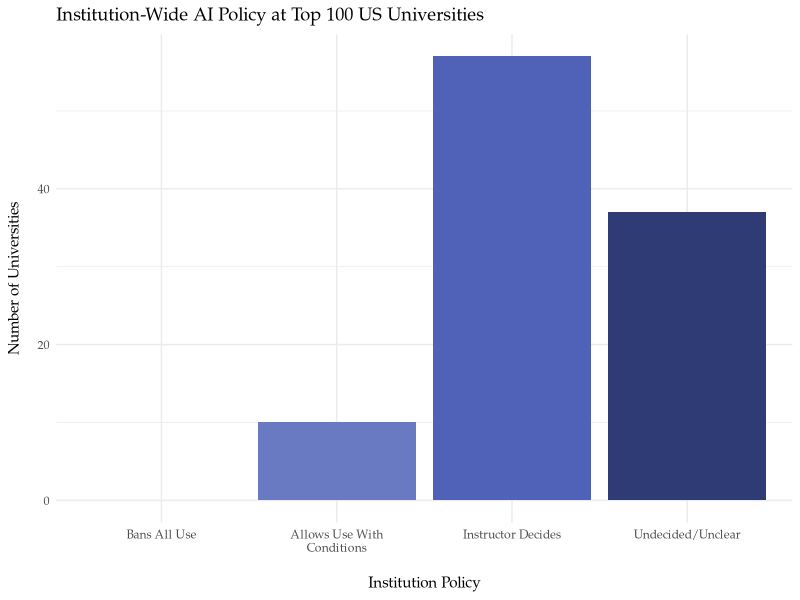
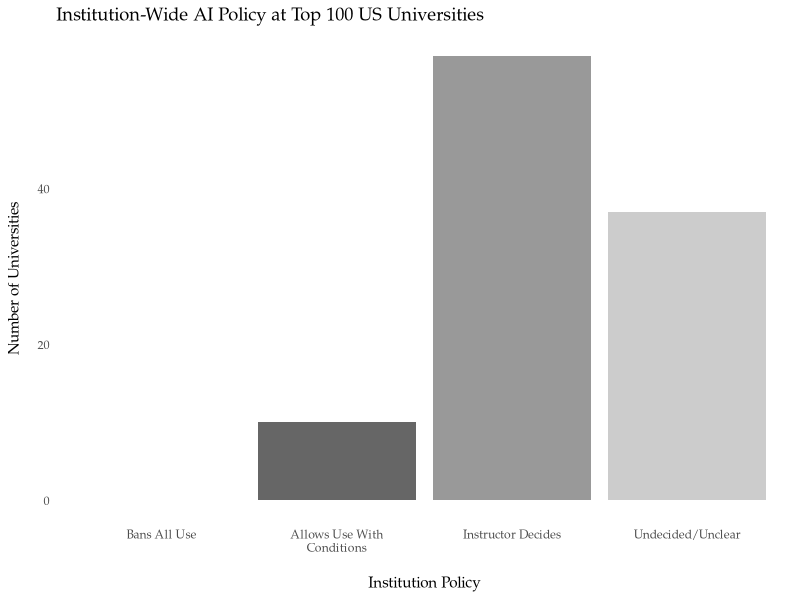

Reproduce these figures in R, in order.
## ---- chunk 1
library(tidyverse)
library(stringr)
## ---- chunk 2
# change the colors for TSL style

cols <- c("Bans All Use" = "#ABB4DE", "Allows Use With Conditions"= "#697AC3", "Instructor Decides"= "#4F62B8", "Undecided/Unclear"= "#2F3B75")

b_w <- c("Bans All Use" = "#666666", "Allows Use With Conditions"= "#666666", "Instructor Decides"= "#999999", "Undecided/Unclear"= "#CCCCCC")

policy <- data.frame(Policy = c("Bans All Use", "Instructor Decides", "Allows Use With Conditions", "Undecided/Unclear"),
           Count = c(0, 57, 10, 37),
           order = c(1, 3, 2, 4))
## ---- chunk 3
# ONLINE VERSION IN COLOR

# the geom_text adds the count value on top of each column
# n = 104 cause there are ties in the US News Ranking...
# Can change the figure size - this is just for the render for a higher quality image


policy %>%
  ggplot(aes(x = reorder(Policy, order), y = Count, fill = Policy)) +
  geom_col() +
#  geom_text(aes(label = Count), vjust = -0.5) +
  scale_x_discrete(labels = function(x) str_wrap(x, width = 20)) +
  scale_fill_manual(values = cols, name = "Cylinders") +
  theme_minimal() +
  theme(legend.position = "none",
        axis.title.x = element_text(margin = margin(t = 15)),
        axis.title.y = element_text(margin = margin(r = 10)),
        text = element_text(family = "Palatino")) +
  labs(x = "Institution Policy", y = "Number of Universities", title = "Institution-Wide AI Policy at Top 100 US Universities")
## ---- chunk 4
# PRINT VERSION IN B&W

# the geom_text adds the count value on top of each column
# n = 104 cause there are ties in the US News Ranking...
# Can change the figure size - this is just for the render for a higher quality image


policy %>%
  ggplot(aes(x = reorder(Policy, order), y = Count, fill = Policy)) +
  geom_col() +
#  geom_text(aes(label = Count), vjust = -0.5) +
  scale_x_discrete(labels = function(x) str_wrap(x, width = 20)) +
  scale_fill_manual(values = b_w, name = "Cylinders") +
  theme_minimal() +
  theme(legend.position = "none",
        axis.title.x = element_text(margin = margin(t = 15)),
        axis.title.y = element_text(margin = margin(r = 10)),
        panel.grid.major = element_blank(),
        panel.grid.minor = element_blank(),
        text = element_text(family = "Palatino")) +
  labs(x = "Institution Policy", y = "Number of Universities", title = "Institution-Wide AI Policy at Top 100 US Universities")
